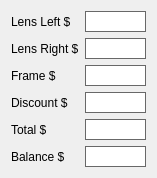
  <widget class="QWidget" name="layoutWidget">
   <property name="geometry">
    <rect>
     <x>20</x>
     <y>520</y>
     <width>130</width>
     <height>170</height>
    </rect>
   </property>
   <layout class="QGridLayout" name="gridLayout_5">
    <item row="0" column="0">
     <layout class="QHBoxLayout" name="horizontalLayout_6">
      <item>
       <widget class="QLabel" name="label_LensPrice_2">
        <property name="font">
         <font>
          <underline>false</underline>
         </font>
        </property>
        <property name="text">
         <string>Lens Left $</string>
        </property>
       </widget>
      </item>
      <item>
       <widget class="QLineEdit" name="lineEdit_LensLeft">
        <property name="enabled">
         <bool>false</bool>
        </property>
        <property name="minimumSize">
         <size>
          <width>61</width>
          <height>21</height>
         </size>
        </property>
        <property name="maximumSize">
         <size>
          <width>61</width>
          <height>21</height>
         </size>
        </property>
        <property name="styleSheet">
         <string notr="true">border: 1px solid #686868;
color: gray;</string>
        </property>
       </widget>
      </item>
     </layout>
    </item>
    <item row="1" column="0">
     <layout class="QHBoxLayout" name="horizontalLayout">
      <item>
       <widget class="QLabel" name="label_LensPrice">
        <property name="font">
         <font>
          <underline>false</underline>
         </font>
        </property>
        <property name="text">
         <string>Lens Right $</string>
        </property>
       </widget>
      </item>
      <item>
       <widget class="QLineEdit" name="lineEdit_LensRight">
        <property name="enabled">
         <bool>false</bool>
        </property>
        <property name="minimumSize">
         <size>
          <width>61</width>
          <height>21</height>
         </size>
        </property>
        <property name="maximumSize">
         <size>
          <width>61</width>
          <height>21</height>
         </size>
        </property>
        <property name="styleSheet">
         <string notr="true">border: 1px solid #686868;
color: gray;</string>
        </property>
       </widget>
      </item>
     </layout>
    </item>
    <item row="2" column="0">
     <layout class="QHBoxLayout" name="horizontalLayout_2">
      <item>
       <widget class="QLabel" name="label_FramePrice">
        <property name="font">
         <font>
          <underline>false</underline>
         </font>
        </property>
        <property name="text">
         <string>Frame $</string>
        </property>
       </widget>
      </item>
      <item>
       <widget class="QLineEdit" name="lineEdit_Frame">
        <property name="enabled">
         <bool>false</bool>
        </property>
        <property name="minimumSize">
         <size>
          <width>61</width>
          <height>21</height>
         </size>
        </property>
        <property name="maximumSize">
         <size>
          <width>61</width>
          <height>21</height>
         </size>
        </property>
        <property name="styleSheet">
         <string notr="true">border: 1px solid #686868;
color: gray;</string>
        </property>
       </widget>
      </item>
     </layout>
    </item>
    <item row="3" column="0">
     <layout class="QHBoxLayout" name="horizontalLayout_5">
      <item>
       <widget class="QLabel" name="label_FramePrice_2">
        <property name="font">
         <font>
          <underline>false</underline>
         </font>
        </property>
        <property name="text">
         <string>Discount $</string>
        </property>
       </widget>
      </item>
      <item>
       <widget class="QLineEdit" name="lineEdit_Discount">
        <property name="enabled">
         <bool>false</bool>
        </property>
        <property name="minimumSize">
         <size>
          <width>61</width>
          <height>21</height>
         </size>
        </property>
        <property name="maximumSize">
         <size>
          <width>61</width>
          <height>21</height>
         </size>
        </property>
        <property name="styleSheet">
         <string notr="true">border: 1px solid #686868;
color: gray;</string>
        </property>
       </widget>
      </item>
     </layout>
    </item>
    <item row="4" column="0">
     <layout class="QHBoxLayout" name="horizontalLayout_3">
      <item>
       <widget class="QLabel" name="label_29">
        <property name="font">
         <font>
          <underline>false</underline>
         </font>
        </property>
        <property name="text">
         <string>Total $</string>
        </property>
       </widget>
      </item>
      <item>
       <widget class="QLineEdit" name="lineEdit_Total">
        <property name="enabled">
         <bool>false</bool>
        </property>
        <property name="minimumSize">
         <size>
          <width>61</width>
          <height>21</height>
         </size>
        </property>
        <property name="maximumSize">
         <size>
          <width>61</width>
          <height>21</height>
         </size>
        </property>
        <property name="styleSheet">
         <string notr="true">border: 1px solid #686868;
color: gray;</string>
        </property>
       </widget>
      </item>
     </layout>
    </item>
    <item row="5" column="0">
     <layout class="QHBoxLayout" name="horizontalLayout_4">
      <item>
       <widget class="QLabel" name="label_30">
        <property name="font">
         <font>
          <underline>false</underline>
         </font>
        </property>
        <property name="text">
         <string>Balance $</string>
        </property>
       </widget>
      </item>
      <item>
       <widget class="QLineEdit" name="lineEdit_Balance">
        <property name="enabled">
         <bool>false</bool>
        </property>
        <property name="minimumSize">
         <size>
          <width>61</width>
          <height>21</height>
         </size>
        </property>
        <property name="maximumSize">
         <size>
          <width>61</width>
          <height>21</height>
         </size>
        </property>
        <property name="styleSheet">
         <string notr="true">border: 1px solid #686868;
color: gray;</string>
        </property>
       </widget>
      </item>
     </layout>
    </item>
   </layout>
  </widget>
